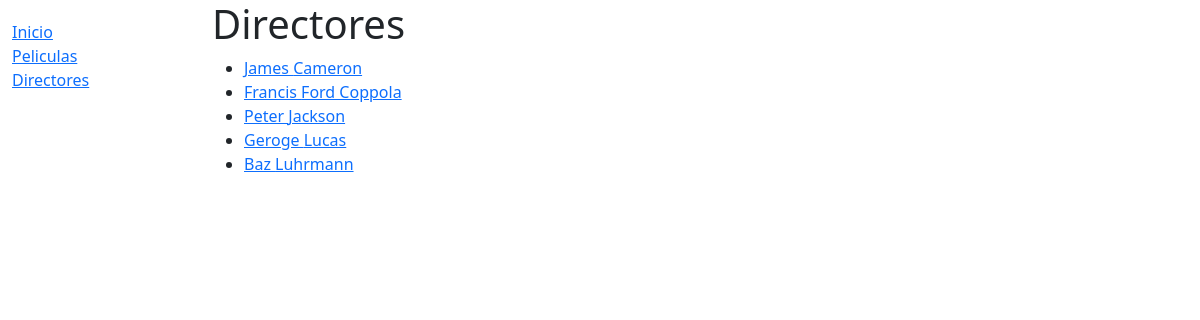
Page /catalog/directores_list/ on the committed database.
### catalog/models.py (models this page shows, shortened)
class Directores(models.Model):
    id = models.UUIDField(primary_key=True, default=uuid.uuid4,
                          help_text='Identificador unico.')
    nombre = models.CharField(max_length=100)
    apellido = models.CharField(max_length=100)
    fecha_de_nacimiento = models.DateField(null=True, blank=True)
    peliculas = models.ManyToManyField('Pelicula', blank=True)
    class Meta:
        ordering = ['apellido', 'nombre']
    def get_absolute_url(self):
        return reverse('directores-detail', args=[str(self.id)])

### catalog/views.py (the view)
# urls.py: path('directores_list/', views.directores_list.as_view(), name='directores_list'),
class directores_list(generic.ListView):
    model = Directores

### catalog/templates/catalog/directores_list.html
{% extends "base_generic.html" %}
{% block content %}
  <h1>Directores</h1>
  {% if directores_list %}
    <ul>
      {% for directores in directores_list %}
      <li>
        <a href="{{ directores.get_absolute_url }}">{{ directores.nombre }} {{ directores.apellido}} </a>
      </li>
      {% endfor %}
    </ul>
  {% else %}
    <p>No hay películas en la lista.</p>
  {% endif %}
{% endblock %}

### rows in the picture
Directores: nombre "James", apellido "Cameron"
Directores: nombre "Francis", apellido "Ford Coppola"
Directores: nombre "Peter", apellido "Jackson"
Directores: nombre "Geroge", apellido "Lucas"
Directores: nombre "Baz", apellido "Luhrmann"
